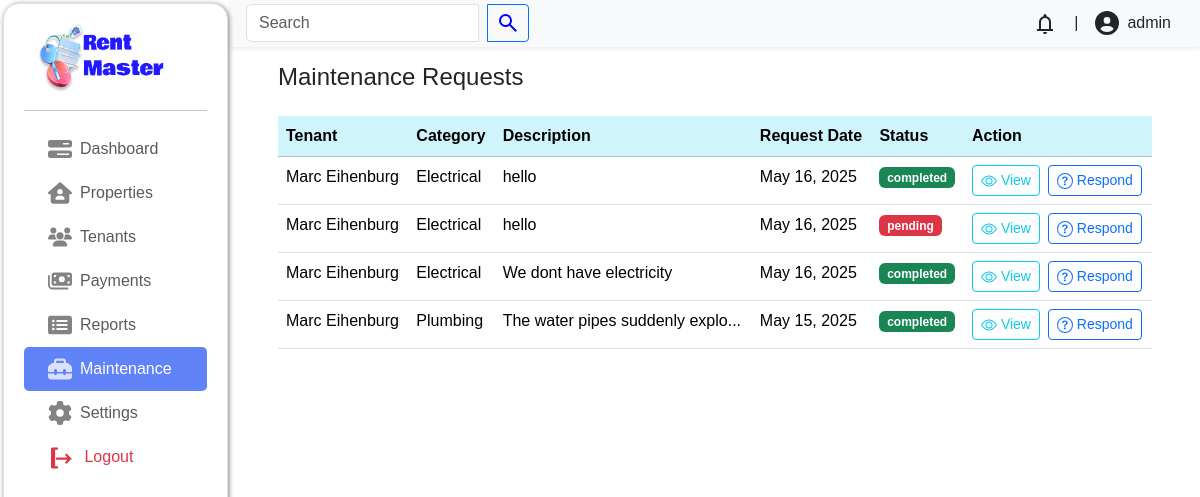
/admin/index.php?page=maintenance/index (signed in), run on an earlier commit of the app's database.
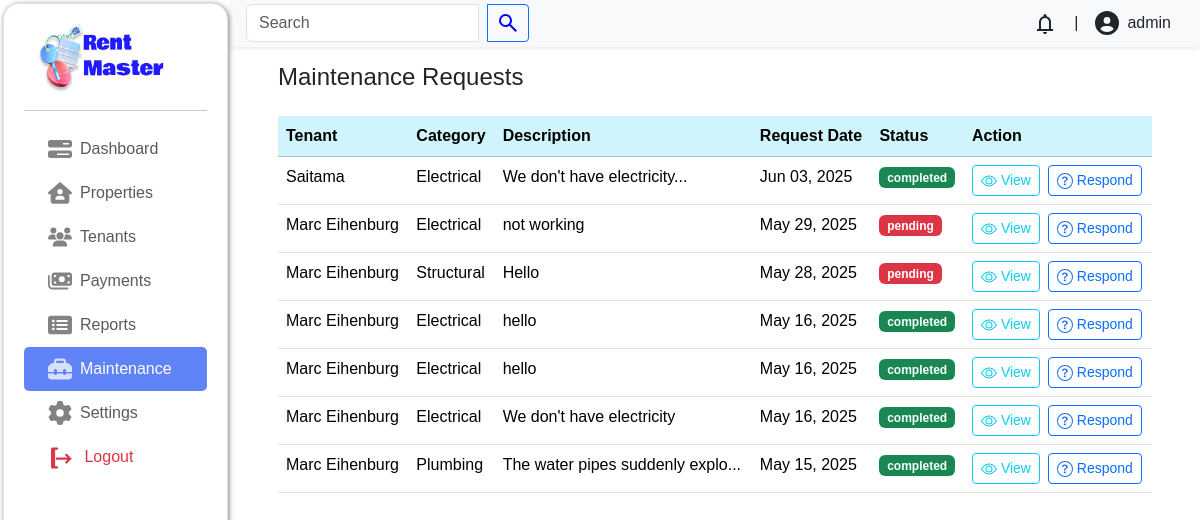
And on a later commit of the database.
### tables this page shows
CREATE TABLE `maintenance_requests` (
  `request_id` int(11) NOT NULL,
  `tenant_id` int(11) NOT NULL,
  `category` varchar(100) NOT NULL,
  `description` text NOT NULL,
  `request_date` datetime NOT NULL,
  `status` enum('pending','completed') NOT NULL DEFAULT 'pending'
);

CREATE TABLE `users` (
  `user_id` int(11) NOT NULL,
  `user_name` varchar(100) DEFAULT NULL,
  `user_email` varchar(100) NOT NULL,
  `user_password` varchar(100) DEFAULT NULL,
  `user_phone_number` varchar(50) DEFAULT NULL,
  `user_address` varchar(100) DEFAULT NULL,
  `user_description` varchar(2000) DEFAULT NULL,
  `user_image` varchar(500) DEFAULT NULL,
  `user_role` enum('tenant','landlord','visitor') NOT NULL DEFAULT 'visitor'
);

### admin/maintenance/index.php (the view, shortened to what this page needs)
<?php
$servername = "localhost";
$username = "root";
$password = "";
$dbname = "rentsystem";
$conn = mysqli_connect($servername, $username, $password, $dbname);
$sql = "SELECT m.request_id, m.tenant_id, m.category, m.description, m.request_date, m.status, u.user_email, u.user_name
        FROM maintenance_requests m
        JOIN tenants t ON m.tenant_id = t.tenant_id
        JOIN users u ON u.user_id = t.user_id
        ORDER BY m.request_date DESC";
$result = $conn->query($sql);
$request_id = null;
?>
<div class="container px-lg-5">
    <header class="d-flex justify-content-between my-3">
        <h4 class="fw-medium">Maintenance Requests</h4>
    </header>
    <?php if ($result->num_rows > 0): ?>
        <div class="table-responsive">
            <table class="table">
                <thead class="table-info">
                    <tr>
                        <th>Tenant</th>
                        <th>Category</th>
                        <th>Description</th>
                        <th>Request Date</th>
                        <th>Status</th>
                        <th>Action</th>
                    </tr>
                </thead>
                <tbody>
                    <?php while ($row = $result->fetch_assoc()): ?>
                        <?php if ($row['request_id'] == $request_id): ?>
                            <tr class=" table-primary">
                            <?php else: ?>
                            <tr>
                            <?php endif; ?>
                            <td><?php echo strlen(htmlspecialchars($row['user_name'])) < 21 ? htmlspecialchars($row['user_name']) :   substr(htmlspecialchars($row['user_name']), 0, 20) . '...'; ?></td>
                            <td><?php echo htmlspecialchars($row['category']); ?></td>
                            <td><?php echo strlen(htmlspecialchars($row['description'])) > 30 ? substr(htmlspecialchars($row['description']), 0, 30) . '...' : htmlspecialchars($row['description']); ?></td>
                            <td><?php echo date('M d, Y', strtotime($row['request_date'])); ?></td>
                            <td class="fw-medium">
                                <span class="badge <?php echo ($row['status'] == 'completed') ? 'bg-success' : (($row['status'] == 'pending') ? 'bg-danger' : 'bg-warning'); ?> ">
                                    <?php echo htmlspecialchars($row['status']); ?>
                                </span>
                            </td>
                            <td>
                                <div class="d-flex gap-2">
                                    <a href="?page=maintenance/view&request_id=<?php echo $row['request_id']; ?>" class="btn btn-sm btn-outline-info">
                                        View
                                    </a>
                                    <a href="?page=maintenance/respond&request_id=<?php echo $row['request_id']; ?>" class="btn btn-sm btn-outline-primary">
                                        Respond
                                    </a>
                                </div>
                            </td>
                            </tr>
                        <?php endwhile; ?>
                </tbody>
            </table>
        </div>
    <?php else: ?>
        <div class='text-center text-bg-warning'>No maintenance requests found</div>
    <?php endif; ?>
</div>

What changed in the data, as far as the page shows it:
added maintenance_requests: users.user_name "Saitama", category "Electrical", description "We don't have electricity", request_date "Jun 03, 2025", status "completed"
added maintenance_requests: users.user_name "Marc Eihenburg", category "Electrical", description "not working", request_date "May 29, 2025", status "pending"
added maintenance_requests: users.user_name "Marc Eihenburg", category "Structural", description "Hello", request_date "May 28, 2025", status "pending"
changed maintenance_requests (number 5 of 7 on the later page): status "pending" → "completed"
changed maintenance_requests (number 6 of 7 on the later page): description "We dont have electricity" → "We don't have electricity"
